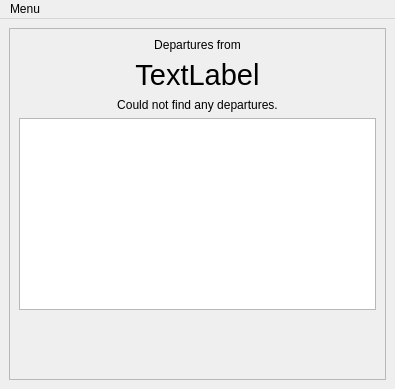
<?xml version="1.0" encoding="UTF-8"?>
<ui version="4.0">
 <class>DeparturesWindow</class>
 <widget class="QMainWindow" name="DeparturesWindow">
  <property name="geometry">
   <rect>
    <x>0</x>
    <y>0</y>
    <width>395</width>
    <height>389</height>
   </rect>
  </property>
  <property name="windowTitle">
   <string>Departures</string>
  </property>
  <widget class="QWidget" name="centralwidget">
   <layout class="QVBoxLayout" name="verticalLayout">
    <item>
     <widget class="QScrollArea" name="scrollArea">
      <property name="widgetResizable">
       <bool>true</bool>
      </property>
      <widget class="QWidget" name="scrollAreaWidgetContents">
       <property name="geometry">
        <rect>
         <x>0</x>
         <y>0</y>
         <width>375</width>
         <height>348</height>
        </rect>
       </property>
       <layout class="QVBoxLayout" name="verticalLayout_2">
        <item>
         <widget class="QLabel" name="lblFrom">
          <property name="text">
           <string>Departures from</string>
          </property>
          <property name="alignment">
           <set>Qt::AlignCenter</set>
          </property>
         </widget>
        </item>
        <item>
         <widget class="QLabel" name="lblName">
          <property name="font">
           <font>
            <pointsize>22</pointsize>
           </font>
          </property>
          <property name="text">
           <string>TextLabel</string>
          </property>
          <property name="alignment">
           <set>Qt::AlignCenter</set>
          </property>
         </widget>
        </item>
        <item>
         <widget class="QLabel" name="lblNoDepartures">
          <property name="text">
           <string>Could not find any departures.</string>
          </property>
          <property name="alignment">
           <set>Qt::AlignCenter</set>
          </property>
         </widget>
        </item>
        <item>
         <widget class="QTableView" name="tblResults">
          <property name="horizontalScrollBarPolicy">
           <enum>Qt::ScrollBarAlwaysOff</enum>
          </property>
          <property name="selectionMode">
           <enum>QAbstractItemView::NoSelection</enum>
          </property>
          <property name="selectionBehavior">
           <enum>QAbstractItemView::SelectRows</enum>
          </property>
          <attribute name="horizontalHeaderVisible">
           <bool>false</bool>
          </attribute>
          <attribute name="verticalHeaderVisible">
           <bool>false</bool>
          </attribute>
         </widget>
        </item>
        <item>
         <spacer name="verticalSpacer">
          <property name="orientation">
           <enum>Qt::Vertical</enum>
          </property>
          <property name="sizeHint" stdset="0">
           <size>
            <width>20</width>
            <height>40</height>
           </size>
          </property>
         </spacer>
        </item>
       </layout>
      </widget>
     </widget>
    </item>
   </layout>
  </widget>
  <widget class="QMenuBar" name="menuBar">
   <property name="geometry">
    <rect>
     <x>0</x>
     <y>0</y>
     <width>395</width>
     <height>21</height>
    </rect>
   </property>
   <widget class="QMenu" name="menuMenu">
    <property name="title">
     <string>Menu</string>
    </property>
    <addaction name="actionRoute_from"/>
    <addaction name="actionRoute_to"/>
    <addaction name="actionAddFavorite"/>
    <addaction name="actionRefresh"/>
   </widget>
   <addaction name="menuMenu"/>
  </widget>
  <action name="actionRoute_from">
   <property name="text">
    <string>Travel from here</string>
   </property>
  </action>
  <action name="actionRoute_to">
   <property name="text">
    <string>Travel to here</string>
   </property>
  </action>
  <action name="actionAddFavorite">
   <property name="text">
    <string>Add as favorite</string>
   </property>
  </action>
  <action name="actionRefresh">
   <property name="text">
    <string>Refresh</string>
   </property>
  </action>
 </widget>
 <resources/>
 <connections/>
</ui>
